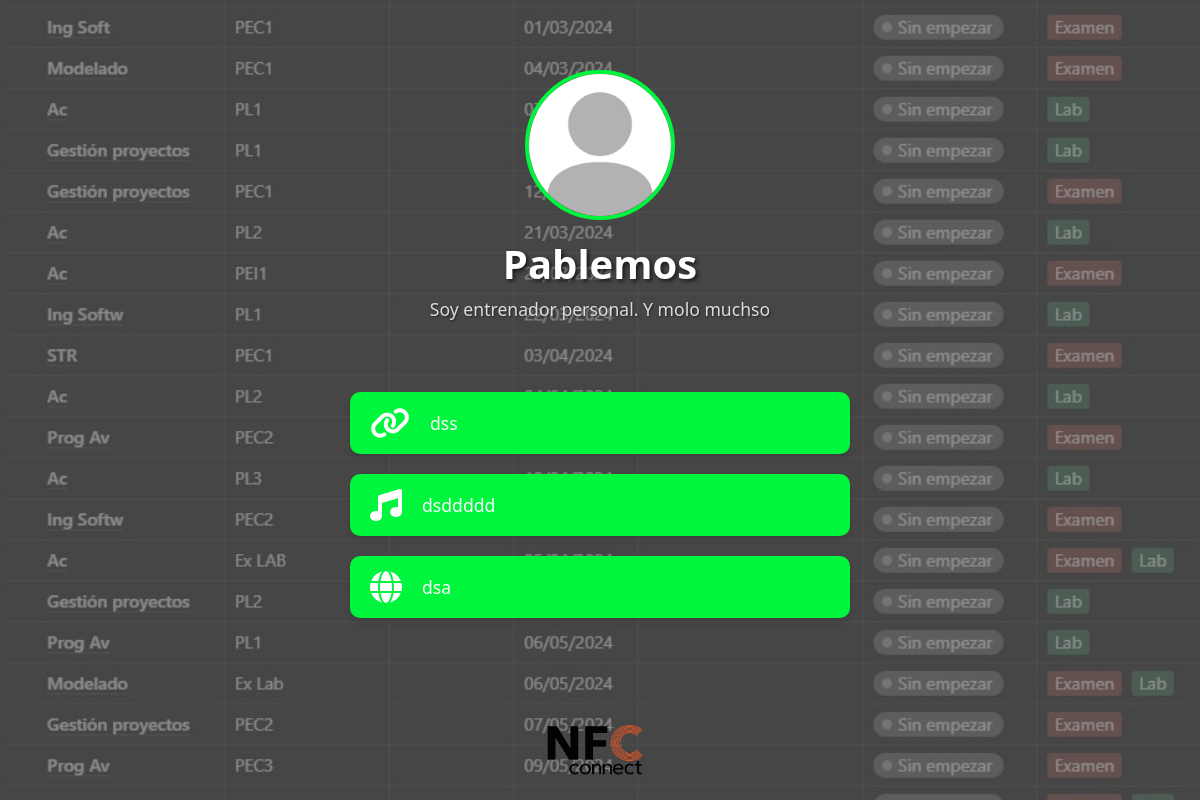
/linktree/Pablemos, run on the app's committed database.
### app/models.py (models this page shows, shortened)
class User(UserMixin, db.Model):
    __tablename__ = 'user'
    id = db.Column(db.Integer, primary_key=True)
    username = db.Column(db.String(150), unique=True, nullable=False)
    email = db.Column(db.String(150), unique=True, nullable=False)
    password_hash = db.Column(db.String(128), nullable=False)
    profile_image = db.Column(db.String(20), nullable=True, default='default.jpg')
    background_image = db.Column(db.String(50), nullable=True, default=None)
    background_video = db.Column(db.String(50), nullable=True, default=None)
    background_type = db.Column(db.String(10), nullable=False, default='image')  # Nuevo campo
    link_color = db.Column(db.String(7), default='#e94e1b')  # Nuevo campo para color de enlaces
    bio = db.Column(db.Text, nullable=True)
    date_joined = db.Column(db.DateTime, default=datetime.utcnow)
    is_admin = db.Column(db.Boolean, default=False)
    cart = db.relationship('Cart', backref='user', uselist=False, cascade="all, delete-orphan")
    user_links = db.relationship('UserLink', back_populates='owner', lazy='dynamic')

class UserLink(db.Model):
    __tablename__ = 'user_link'
    id = db.Column(db.Integer, primary_key=True)
    title = db.Column(db.String(150), nullable=False)
    url = db.Column(db.String(255), nullable=False)
    icon = db.Column(db.String(150), nullable=True)
    owner_id = db.Column(db.Integer, db.ForeignKey('user.id'), nullable=False)
    order = db.Column(db.Integer, nullable=False, default=0)
    clicks = db.Column(db.Integer, nullable=False, default=0)
    owner = db.relationship('User', back_populates='user_links')
    click_logs = db.relationship('ClickLog', back_populates='link', lazy='dynamic')

### app/routes.py (the view)
@app.route('/linktree/<username>')
def user_links_page(username):
    user = User.query.filter_by(username=username).first_or_404()
    links = UserLink.query.filter_by(owner=user).order_by(UserLink.order).all()
    return render_template('user_links.html', user=user, links=links)

### app/routes.py (called while the page is built)
@app.before_request
def parse_url():
    path = request.path
    g.lang_code = 'en'
    if path.startswith('/es'):
        g.lang_code = 'es'
    elif path.startswith('/en'):
        if len(path) == 3:
            return redirect('/', code=301)
        path = path[3:]
        return redirect(path, code=301)
    return None

@app.context_processor
def inject_logout_form():
    logout_form = LogoutForm()
    return dict(logout_form=logout_form)

@app.context_processor
def inject_add_to_cart_form():
    form = AddToCartForm()
    return dict(add_to_cart_form=form)

### app/templates/user_links.html (shortened to what this page needs)
<!DOCTYPE html>
<html lang="es">
<head>
    <link href="https://cdn.jsdelivr.net/npm/bootstrap@5.1.3/dist/css/bootstrap.min.css" rel="stylesheet">
    <link rel="stylesheet" href="https://cdnjs.cloudflare.com/ajax/libs/font-awesome/6.4.0/css/all.min.css">
</head>
<body>
    <div class="profile-header">
        {% if user.profile_image %}
            <img src="{{ url_for('static', filename='img/profile_pics/' ~ user.profile_image) }}" alt="{{ user.username }}'s Profile Picture" class="profile-picture">
        {% else %}
            <img src="{{ url_for('static', filename='img/profile_pics/default.jpg') }}" alt="Default Profile Picture" class="profile-picture">
        {% endif %}
        <h1 class="username">{{ user.username }}</h1>
        {% if user.bio %}
            <p class="bio">{{ user.bio }}</p>
        {% endif %}
    </div>
    <div class="links-container">
        {% if links %}
            {% for link in links %}
                <div class="link-item">
                    <a href="{{ url_for('go_link', link_id=link.id) }}" target="_blank" class="btn link-button" aria-label="Abrir {{ link.title }}">
                        {% if link.icon %}
                            <i class="{{ link.icon }}"></i>
                        {% else %}
                            <i class="fa-solid fa-link"></i>
                        {% endif %}
                        {{ link.title }}
                    </a>
                </div>
            {% endfor %}
        {% else %}
            <p class="text-center text-muted">Este usuario no ha agregado enlaces aún.</p>
        {% endif %}
    </div>
    <div class="watermark">
        <img src="{{ url_for('static', filename='nfc_connect_logo.png') }}" alt="Watermark" style="padding-bottom: 10px; height: 60px; width: auto;">
    </div>
</body>
</html>

### data on the page
User: profile_image+username (picture), username "Pablemos", bio "Soy entrenador personal. Y molo muchso"
UserLink: title "dss"
UserLink: title "dsddddd"
UserLink: title "dsa"
